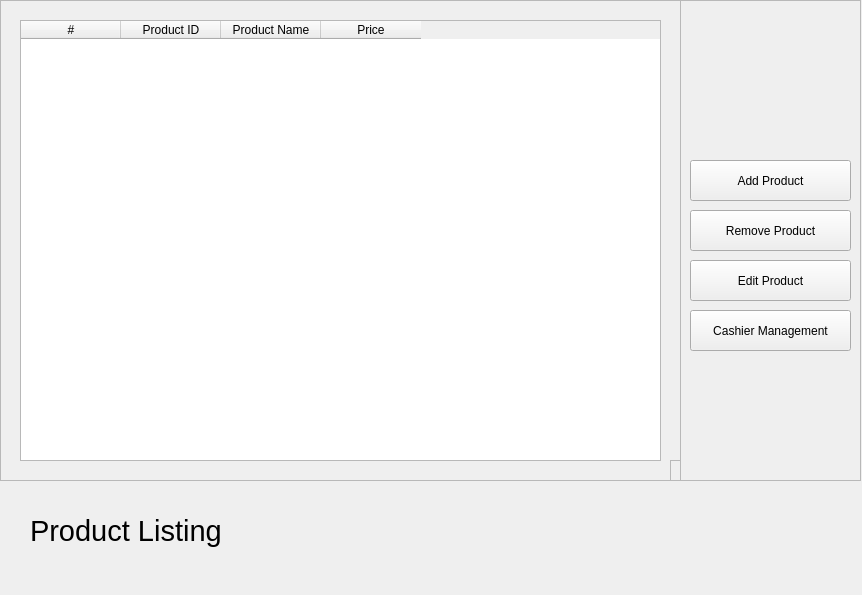
<?xml version="1.0" encoding="UTF-8"?>
<ui version="4.0">
 <class>MainWindow</class>
 <widget class="QMainWindow" name="MainWindow">
  <property name="geometry">
   <rect>
    <x>0</x>
    <y>0</y>
    <width>862</width>
    <height>595</height>
   </rect>
  </property>
  <property name="windowTitle">
   <string>BearPOS - Product Listing</string>
  </property>
  <widget class="QWidget" name="centralwidget">
   <widget class="QFrame" name="frame_3">
    <property name="geometry">
     <rect>
      <x>680</x>
      <y>0</y>
      <width>181</width>
      <height>481</height>
     </rect>
    </property>
    <property name="frameShape">
     <enum>QFrame::StyledPanel</enum>
    </property>
    <property name="frameShadow">
     <enum>QFrame::Raised</enum>
    </property>
    <widget class="QPushButton" name="addProduct">
     <property name="geometry">
      <rect>
       <x>10</x>
       <y>160</y>
       <width>161</width>
       <height>41</height>
      </rect>
     </property>
     <property name="text">
      <string>Add Product</string>
     </property>
    </widget>
    <widget class="QPushButton" name="removeProduct">
     <property name="geometry">
      <rect>
       <x>10</x>
       <y>210</y>
       <width>161</width>
       <height>41</height>
      </rect>
     </property>
     <property name="text">
      <string>Remove Product</string>
     </property>
    </widget>
    <widget class="QPushButton" name="editProduct">
     <property name="geometry">
      <rect>
       <x>10</x>
       <y>260</y>
       <width>161</width>
       <height>41</height>
      </rect>
     </property>
     <property name="text">
      <string>Edit Product</string>
     </property>
    </widget>
    <widget class="QPushButton" name="manageCashier">
     <property name="geometry">
      <rect>
       <x>10</x>
       <y>310</y>
       <width>161</width>
       <height>41</height>
      </rect>
     </property>
     <property name="text">
      <string>Cashier Management</string>
     </property>
    </widget>
   </widget>
   <widget class="QFrame" name="frame">
    <property name="geometry">
     <rect>
      <x>0</x>
      <y>0</y>
      <width>681</width>
      <height>481</height>
     </rect>
    </property>
    <property name="autoFillBackground">
     <bool>false</bool>
    </property>
    <property name="frameShape">
     <enum>QFrame::StyledPanel</enum>
    </property>
    <property name="frameShadow">
     <enum>QFrame::Raised</enum>
    </property>
    <widget class="QTableWidget" name="tblProductList">
     <property name="geometry">
      <rect>
       <x>20</x>
       <y>20</y>
       <width>641</width>
       <height>441</height>
      </rect>
     </property>
     <property name="sizePolicy">
      <sizepolicy hsizetype="Fixed" vsizetype="Fixed">
       <horstretch>0</horstretch>
       <verstretch>0</verstretch>
      </sizepolicy>
     </property>
     <attribute name="horizontalHeaderCascadingSectionResizes">
      <bool>false</bool>
     </attribute>
     <attribute name="verticalHeaderVisible">
      <bool>false</bool>
     </attribute>
     <column>
      <property name="text">
       <string>#</string>
      </property>
     </column>
     <column>
      <property name="text">
       <string>Product ID</string>
      </property>
     </column>
     <column>
      <property name="text">
       <string>Product Name</string>
      </property>
     </column>
     <column>
      <property name="text">
       <string>Price</string>
      </property>
     </column>
    </widget>
    <widget class="QFrame" name="frame_4">
     <property name="geometry">
      <rect>
       <x>670</x>
       <y>460</y>
       <width>681</width>
       <height>481</height>
      </rect>
     </property>
     <property name="autoFillBackground">
      <bool>false</bool>
     </property>
     <property name="frameShape">
      <enum>QFrame::StyledPanel</enum>
     </property>
     <property name="frameShadow">
      <enum>QFrame::Raised</enum>
     </property>
     <widget class="QTableWidget" name="tblOrderList_2">
      <property name="geometry">
       <rect>
        <x>20</x>
        <y>20</y>
        <width>641</width>
        <height>441</height>
       </rect>
      </property>
      <property name="sizePolicy">
       <sizepolicy hsizetype="Fixed" vsizetype="Fixed">
        <horstretch>0</horstretch>
        <verstretch>0</verstretch>
       </sizepolicy>
      </property>
      <attribute name="horizontalHeaderCascadingSectionResizes">
       <bool>false</bool>
      </attribute>
      <column>
       <property name="text">
        <string>Product ID</string>
       </property>
      </column>
      <column>
       <property name="text">
        <string>Qty.</string>
       </property>
      </column>
      <column>
       <property name="text">
        <string>Product Name</string>
       </property>
      </column>
      <column>
       <property name="text">
        <string>Price</string>
       </property>
      </column>
      <column>
       <property name="text">
        <string>Total</string>
       </property>
      </column>
     </widget>
    </widget>
   </widget>
   <widget class="QLabel" name="greetingLabel">
    <property name="geometry">
     <rect>
      <x>30</x>
      <y>500</y>
      <width>551</width>
      <height>61</height>
     </rect>
    </property>
    <property name="font">
     <font>
      <pointsize>22</pointsize>
     </font>
    </property>
    <property name="text">
     <string>Product Listing</string>
    </property>
   </widget>
  </widget>
 </widget>
 <resources/>
 <connections/>
</ui>
